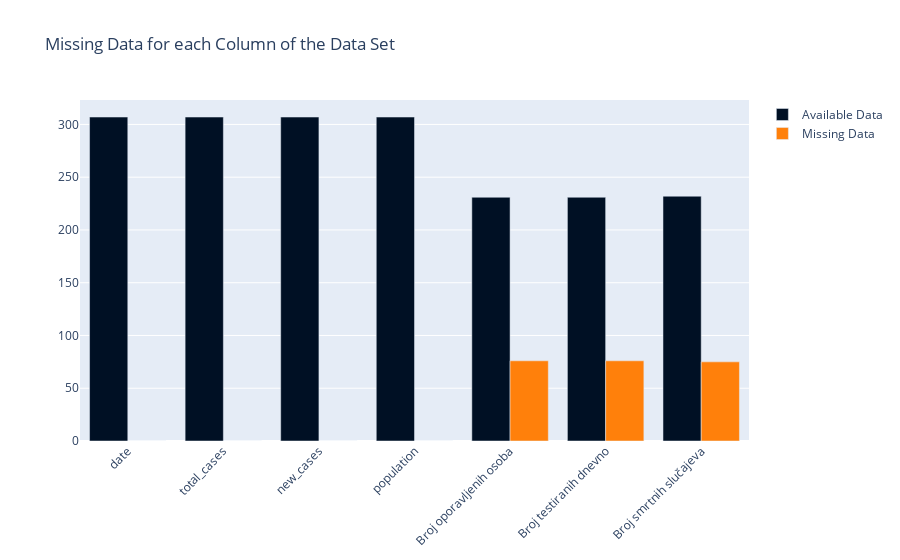

The cell this chart's notebook holds for it:
### Code cell
fig = go.Figure()

fig.add_trace(go.Bar(x = missingData["Column Name"], y = missingData["Available Data"],
                     marker_color = "#001024", name = "Available Data"))
fig.add_trace(go.Bar(x = missingData["Column Name"], y = missingData["Missing Data"],
                     marker_color = "#FF800B", name = "Missing Data"))

fig.update_layout(barmode='group', xaxis_tickangle=-45, title = "Missing Data for each Column of the Data Set", hovermode="x unified")
fig.show()

### Figure 1 — Plotly figure (JSON) as saved in the notebook; plotly's stock layout.template omitted (floating-point values rounded to 4 significant figures)
{"data": [{"marker": {"color": "#001024"}, "name": "Available Data", "type": "bar", "x": ["date", "total_cases", "new_cases", "population", "Broj oporavljenih osoba", "Broj testiranih dnevno", "Broj smrtnih slučajeva"], "y": [307, 307, 307, 307, 231, 231, 232]}, {"marker": {"color": "#FF800B"}, "name": "Missing Data", "type": "bar", "x": ["date", "total_cases", "new_cases", "population", "Broj oporavljenih osoba", "Broj testiranih dnevno", "Broj smrtnih slučajeva"], "y": [0, 0, 0, 0, 76, 76, 75]}], "layout": {"barmode": "group", "hovermode": "x unified", "title": {"text": "Missing Data for each Column of the Data Set"}, "xaxis": {"tickangle": -45}}}
